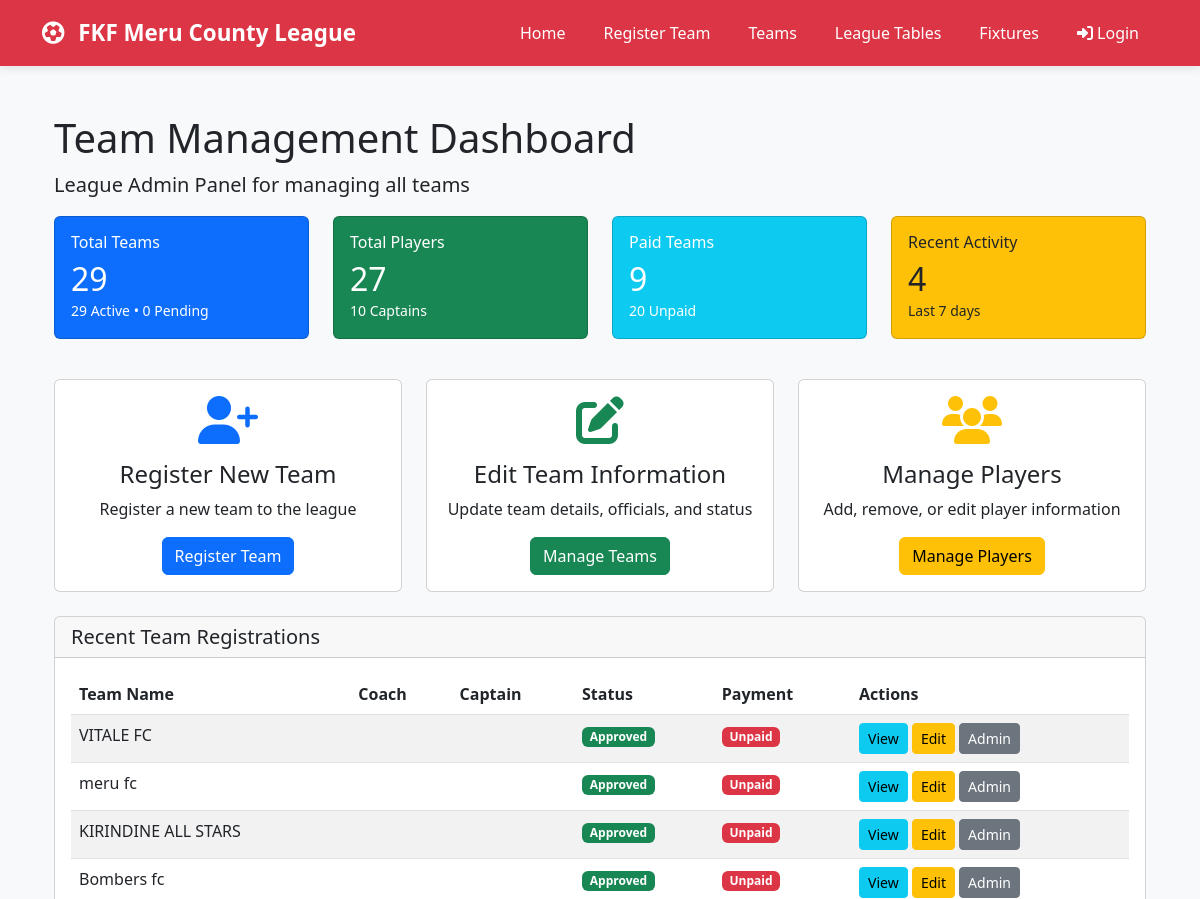
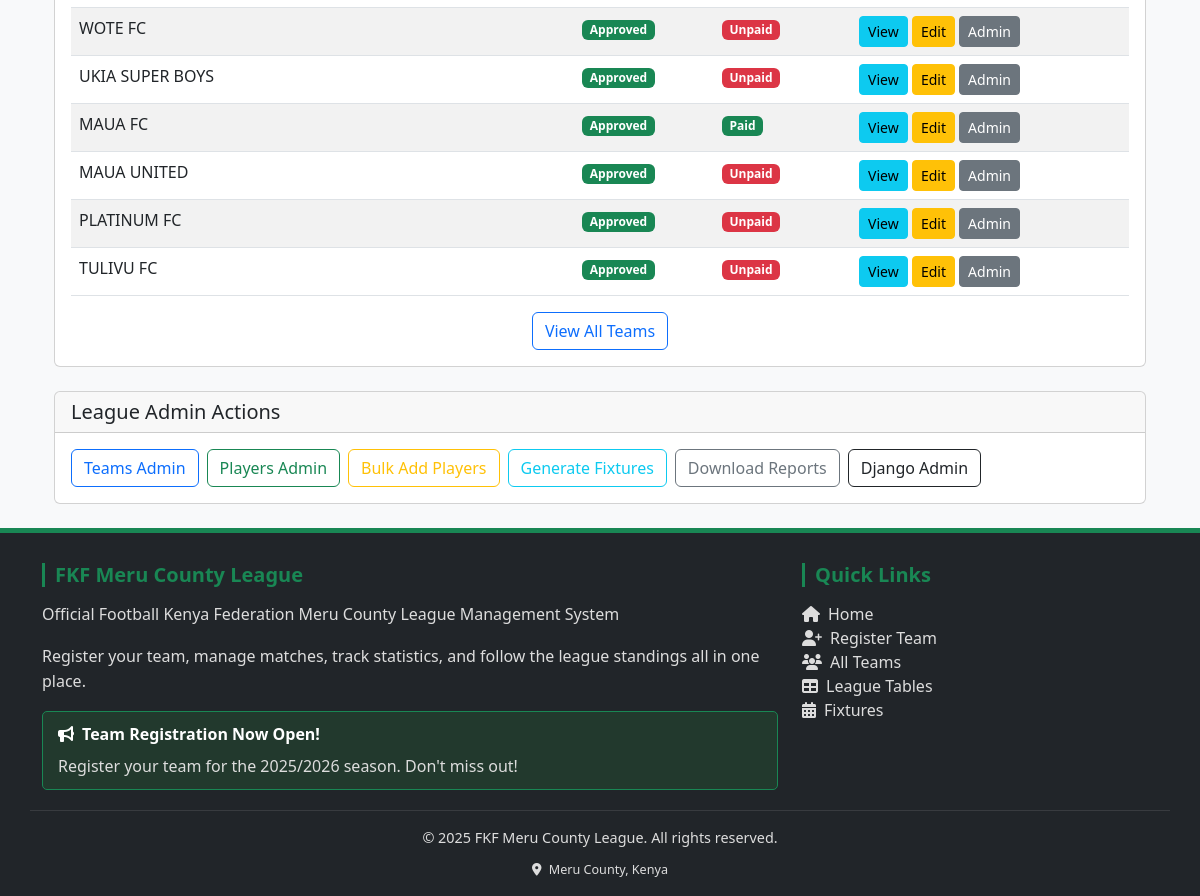
The app's page /teams/admin-team-dashboard/ with its own data (2 pictures, top to bottom).
### teams/models.py (models this page shows, shortened)
class Team(models.Model):
    STATUS_CHOICES = [
        ('pending', 'Pending'),
        ('approved', 'Approved'),
        ('rejected', 'Rejected'),
        ('suspended', 'Suspended'),
    ]
    team_name = models.CharField(max_length=200, unique=True)
    team_code = models.CharField(max_length=20, unique=True, blank=True)
    logo = models.ImageField(upload_to='team_logos/', blank=True, null=True)
    location = models.CharField(max_length=200)
    home_ground = models.CharField(max_length=200)
    map_location = models.URLField(blank=True)
    latitude = models.DecimalField(max_digits=9, decimal_places=6, blank=True, null=True)
    longitude = models.DecimalField(max_digits=9, decimal_places=6, blank=True, null=True)
    contact_person = models.CharField(max_length=100)
    phone_number = models.CharField(
        max_length=13,
        unique=True,
        validators=[validate_kenya_phone],
        help_text="Must be +254 followed by 9 digits (e.g., +254712345678)"
    )
    email = models.EmailField(blank=True, unique=True)
    zone = models.ForeignKey(Zone, on_delete=models.SET_NULL, null=True, blank=True)
    status = models.CharField(max_length=20, choices=STATUS_CHOICES, default='pending')
    manager = models.ForeignKey(
        settings.AUTH_USER_MODEL,
        on_delete=models.SET_NULL,
        null=True,
        blank=True,
        related_name='managed_teams'
    )
    payment_status = models.BooleanField(default=False)
    payment_date = models.DateField(blank=True, null=True)
    home_jersey_color = models.CharField(max_length=50, blank=True, default='#dc3545')
    home_shorts_color = models.CharField(max_length=50, blank=True, default='#ffffff')
    home_socks_color = models.CharField(max_length=50, blank=True, default='#dc3545')
    away_jersey_color = models.CharField(max_length=50, blank=True, default='#ffffff')
    away_shorts_color = models.CharField(max_length=50, blank=True, default='#dc3545')
    away_socks_color = models.CharField(max_length=50, blank=True, default='#ffffff')
    third_jersey_color = models.CharField(max_length=50, blank=True)
    third_shorts_color = models.CharField(max_length=50, blank=True)
    third_socks_color = models.CharField(max_length=50, blank=True)
    gk_home_jersey_color = models.CharField(max_length=50, blank=True, default='#28a745')
    gk_home_shorts_color = models.CharField(max_length=50, blank=True, default='#28a745')
    gk_home_socks_color = models.CharField(max_length=50, blank=True, default='#28a745')
    gk_away_jersey_color = models.CharField(max_length=50, blank=True, default='#ffc107')
    gk_away_shorts_color = models.CharField(max_length=50, blank=True, default='#ffc107')
    gk_away_socks_color = models.CharField(max_length=50, blank=True, default='#ffc107')
    gk_third_jersey_color = models.CharField(max_length=50, blank=True)
    gk_third_shorts_color = models.CharField(max_length=50, blank=True)
    gk_third_socks_color = models.CharField(max_length=50, blank=True)
    kit_colors_set = models.BooleanField(default=False)
    kit_setup_prompt_shown = models.BooleanField(default=False)
    home_kit_image = models.ImageField(upload_to='kit_images/', blank=True, null=True,
                                      help_text="Upload home kit design/image")
    away_kit_image = models.ImageField(upload_to='kit_images/', blank=True, null=True,
                                      help_text="Upload away kit design/image")
    third_kit_image = models.ImageField(upload_to='kit_images/', blank=True, null=True,
                                       help_text="Upload third kit design/image")
    gk_home_kit_image = models.ImageField(upload_to='kit_images/', blank=True, null=True,
                                         help_text="Upload GK home kit design/image")
    gk_away_kit_image = models.ImageField(upload_to='kit_images/', blank=True, null=True,
                                         help_text="Upload GK away kit design/image")
    gk_third_kit_image = models.ImageField(upload_to='kit_images/', blank=True, null=True,
                                          help_text="Upload GK third kit design/image")
    registration_date = models.DateTimeField(auto_now_add=True)
    class Meta:
        ordering = ['team_name']

### teams/views.py (the view)
# urls.py: path('admin-team-dashboard/', views.league_admin_dashboard, name='dashboard'),
def league_admin_dashboard(request):
    from django.utils import timezone
    from datetime import timedelta
    teams = Team.objects.all()
    recent_cutoff = timezone.now() - timedelta(days=7)
    context = {
        'teams_count': teams.count(),
        'active_teams': teams.filter(status='approved').count(),
        'pending_teams': teams.filter(status='pending').count(),
        'total_players': Player.objects.count(),
        'total_captains': Player.objects.filter(is_captain=True).count(),
        'paid_teams': teams.filter(payment_status=True).count(),
        'unpaid_teams': teams.filter(payment_status=False).count(),
        'recent_registrations': teams.filter(registration_date__gte=recent_cutoff).count(),
        'recent_teams': teams.order_by('-registration_date')[:10],
    }
    return render(request, 'teams/admin_dashboard.html', context)

### templates/teams/admin_dashboard.html (shortened to what this page needs)
{% extends 'base.html' %}
{% block content %}
<div class="container mt-4">
    <h1>Team Management Dashboard</h1>
    <p class="lead">League Admin Panel for managing all teams</p>
    <div class="row mb-4">
        <div class="col-md-3 col-sm-6 mb-3">
            <div class="card bg-primary text-white">
                <div class="card-body">
                    <h6 class="card-title">Total Teams</h6>
                    <h2 class="mb-0">{{ teams_count }}</h2>
                    <small>{{ active_teams }} Active • {{ pending_teams }} Pending</small>
                </div>
            </div>
        </div>
        <div class="col-md-3 col-sm-6 mb-3">
            <div class="card bg-success text-white">
                <div class="card-body">
                    <h6 class="card-title">Total Players</h6>
                    <h2 class="mb-0">{{ total_players }}</h2>
                    <small>{{ total_captains }} Captains</small>
                </div>
            </div>
        </div>
        <div class="col-md-3 col-sm-6 mb-3">
            <div class="card bg-info text-white">
                <div class="card-body">
                    <h6 class="card-title">Paid Teams</h6>
                    <h2 class="mb-0">{{ paid_teams }}</h2>
                    <small>{{ unpaid_teams }} Unpaid</small>
                </div>
            </div>
        </div>
        <div class="col-md-3 col-sm-6 mb-3">
            <div class="card bg-warning text-dark">
                <div class="card-body">
                    <h6 class="card-title">Recent Activity</h6>
                    <h2 class="mb-0">{{ recent_registrations }}</h2>
                    <small>Last 7 days</small>
                </div>
            </div>
        </div>
    </div>
    <div class="row mb-4">
        <div class="col-md-4">
            <div class="card h-100">
                <div class="card-body text-center">
                    <i class="fas fa-user-plus fa-3x text-primary mb-3"></i>
                    <h4>Register New Team</h4>
                    <p>Register a new team to the league</p>
                    <a href="{% url 'teams:team_registration' %}" class="btn btn-primary">Register Team</a>
                </div>
            </div>
        </div>
        <div class="col-md-4">
            <div class="card h-100">
                <div class="card-body text-center">
                    <i class="fas fa-edit fa-3x text-success mb-3"></i>
                    <h4>Edit Team Information</h4>
                    <p>Update team details, officials, and status</p>
                    <a href="{% url 'teams:all_teams' %}" class="btn btn-success">Manage Teams</a>
                </div>
            </div>
        </div>
        <div class="col-md-4">
            <div class="card h-100">
                <div class="card-body text-center">
                    <i class="fas fa-users fa-3x text-warning mb-3"></i>
                    <h4>Manage Players</h4>
                    <p>Add, remove, or edit player information</p>
                    <a href="{% url 'teams:add_players_approved' %}" class="btn btn-warning">Manage Players</a>
                </div>
            </div>
        </div>
    </div>
    <div class="card">
        <div class="card-header">
            <h5 class="mb-0">Recent Team Registrations</h5>
        </div>
        <div class="card-body">
            <table class="table table-striped">
                <thead>
                    <tr>
                        <th>Team Name</th>
                        <th>Coach</th>
                        <th>Captain</th>
                        <th>Status</th>
                        <th>Payment</th>
                        <th>Actions</th>
                    </tr>
                </thead>
                <tbody>
                    {% for team in recent_teams %}
                    <tr>
                        <td>{{ team.team_name }}</td>
                        <td>{{ team.coach_name }}</td>
                        <td>{{ team.captain_name }}</td>
                        <td>
                            <span class="badge bg-{% if team.status == 'approved' %}success{% elif team.status == 'pending' %}warning{% else %}danger{% endif %}">
                                {{ team.status|title }}
                            </span>
                        </td>
                        <td>
                            <span class="badge bg-{% if team.payment_status %}success{% else %}danger{% endif %}">
                                {% if team.payment_status %}Paid{% else %}Unpaid{% endif %}
                            </span>
                        </td>
                        <td>
                            <a href="{% url 'teams:team_dashboard' team.id %}" class="btn btn-sm btn-info">View</a>
                            <a href="{% url 'teams:team_detail' team.id %}" class="btn btn-sm btn-warning">Edit</a>
                            <a href="{% url 'admin:teams_team_change' team.id %}" class="btn btn-sm btn-secondary">Admin</a>
                        </td>
                    </tr>
                    {% empty %}
                    <tr>
                        <td colspan="6" class="text-center">No teams registered yet</td>
                    </tr>
                    {% endfor %}
                </tbody>
            </table>
            <div class="text-center">
                <a href="{% url 'teams:all_teams' %}" class="btn btn-outline-primary">View All Teams</a>
            </div>
        </div>
    </div>
    <div class="card mt-4">
        <div class="card-header">
            <h5 class="mb-0">League Admin Actions</h5>
        </div>
        <div class="card-body">
            <div class="d-flex flex-wrap gap-2">
                <a href="/admin/teams/team/" class="btn btn-outline-primary">Teams Admin</a>
                <a href="/admin/teams/player/" class="btn btn-outline-success">Players Admin</a>
                <a href="{% url 'teams:add_players_approved' %}" class="btn btn-outline-warning">Bulk Add Players</a>
                <a href="#" class="btn btn-outline-info">Generate Fixtures</a>
                <a href="#" class="btn btn-outline-secondary">Download Reports</a>
                <a href="/admin/" class="btn btn-outline-dark">Django Admin</a>
            </div>
        </div>
    </div>
</div>
{% endblock %}

### static/css/app.css (style rules this page uses)
:root { --fkf-primary: #dc3545; --fkf-accent: #198754; }
body { -webkit-font-smoothing: antialiased; -moz-osx-font-smoothing: grayscale; }

### templates/base.html (style rules this page uses)
:root { --primary-red: #DC3545; --primary-green: #198754; --primary-white: #FFFFFF; --primary-black: #212529; --hover-green: #28a745; }
body { font-family: 'Segoe UI', Tahoma, Geneva, Verdana, sans-serif; background-color: #f8f9fa; display: flex; flex-direction: column; min-height: 100vh; margin: 0; padding: 0; }

### records on screen
Team: team_name "VITALE FC", status "Approved", payment_status "Unpaid"
Team: team_name "meru fc", status "Approved", payment_status "Unpaid"
Team: team_name "KIRINDINE ALL STARS", status "Approved", payment_status "Unpaid"
Team: team_name "Bombers fc", status "Approved", payment_status "Unpaid"
Team: team_name "WOTE FC", status "Approved", payment_status "Unpaid"
Team: team_name "UKIA SUPER BOYS", status "Approved", payment_status "Unpaid"
Team: team_name "MAUA FC", status "Approved", payment_status "Paid"
Team: team_name "MAUA UNITED", status "Approved", payment_status "Unpaid"
Team: team_name "PLATINUM FC", status "Approved", payment_status "Unpaid"
Team: team_name "TULIVU FC", status "Approved", payment_status "Unpaid"

### other values on screen
{{ teams_count }} "29"
{{ active_teams }} "29"
{{ pending_teams }} "0"
{{ total_players }} "27"
{{ total_captains }} "10"
{{ paid_teams }} "9"
{{ unpaid_teams }} "20"
{{ recent_registrations }} "4"
